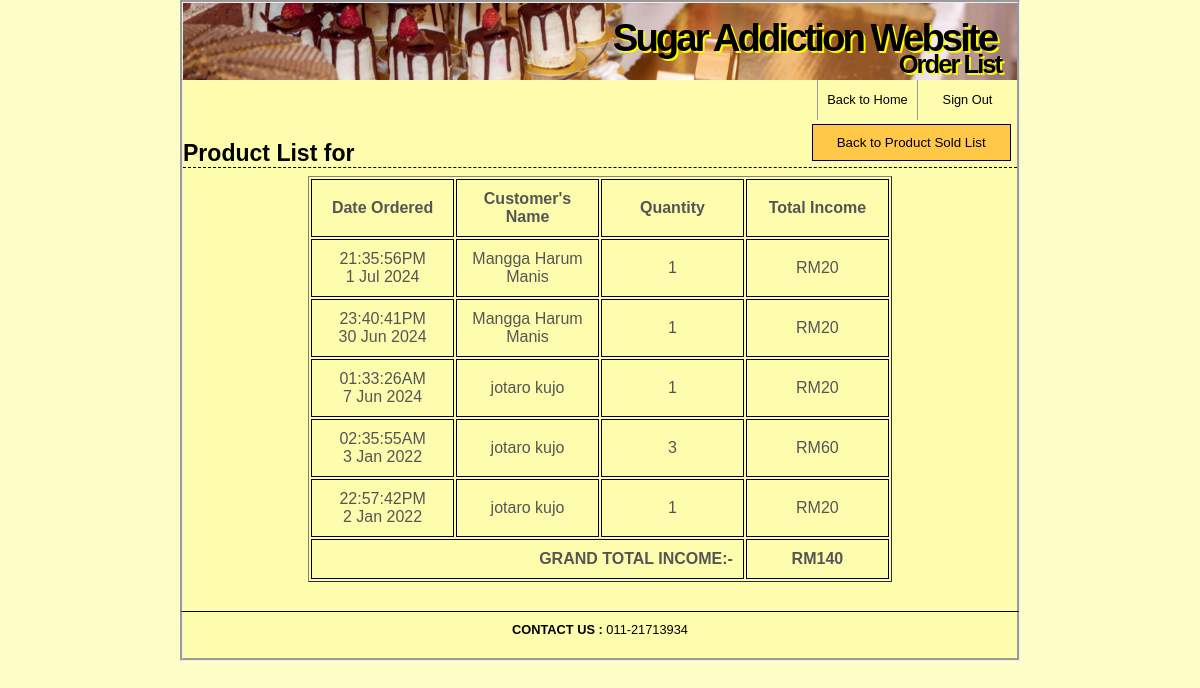
The page /orderPdetails.php?ProdID=6 (signed in) on the database its author committed.
### tables this page shows
CREATE TABLE `cust_order` (
  `OrderID` int(5) NOT NULL,
  `CustID` int(10) NOT NULL,
  `ProdID` int(10) NOT NULL,
  `AddID` int(11) DEFAULT NULL,
  `Quantity` int(10) NOT NULL,
  `pmessage` varchar(255) DEFAULT NULL,
  `datepd` date DEFAULT NULL,
  `Receipt` varchar(255) DEFAULT NULL,
  `StatusUpdate` varchar(255) DEFAULT NULL,
  `remarks` varchar(255) DEFAULT NULL,
  `Order_Date` datetime NOT NULL
);

CREATE TABLE `customer` (
  `CustID` int(5) NOT NULL,
  `CustName` varchar(20) NOT NULL,
  `Password` varchar(40) NOT NULL,
  `PhoneNum` varchar(40) NOT NULL,
  `dateofbirth` date DEFAULT NULL,
  `Address` varchar(100) NOT NULL,
  `Email` varchar(60) NOT NULL,
  `regs_date` datetime DEFAULT NULL,
  `OrderID` varchar(255) DEFAULT NULL
);

CREATE TABLE `product` (
  `ProductID` int(5) NOT NULL,
  `Name` varchar(100) NOT NULL,
  `Image` varchar(255) DEFAULT NULL,
  `Price` decimal(5,2) NOT NULL,
  `Size` varchar(255) DEFAULT NULL,
  `Description` varchar(255) DEFAULT NULL
);

### orderPdetails.php (the view, shortened to what this page needs)
<?php
include ('includes/header.php');
$ProdName = $_GET["ProdName"];
?>
<h1>Product List for <?php echo $ProdName ?></h1>
<div class="menu">
<div class="btn-group" style="float: right; margin:-4.1em 0.5em">
<button><a href="orders_ProductSold.php">Back to Product Sold List</a></button>
	</div>
	<table border="1">
		<tr>
			<th>Date Ordered</th>
			<th>Customer's Name</th>
			<th>Quantity</th>
			<th>Total Income</th>
		</tr>
		<?php
		require ('includes/constants.php');
		$ProdID = $_GET["ProdID"];
		$grandsum = 0;
		$q = "SELECT *, MONTHNAME(Order_Date) AS 'Month', YEAR(Order_Date) AS 'Year'
		FROM cust_order
		WHERE ProdID = '$ProdID' AND MONTH(Order_Date)
		ORDER BY Order_Date DESC";
		$r = @mysqli_query ($dbc,$q);
		if (!mysqli_num_rows($r) == 1) {
			echo '<tr><td colspan="4">No order from customer</td></tr>';
		} else {
		while ($data = mysqli_fetch_array($r)) {
			$c = $data['CustID'];
			$p = $data['ProdID'];
			$qC = "SELECT * FROM customer WHERE CustID = '$c'";
			$rC = @mysqli_query ($dbc,$qC);
			$dataC = mysqli_fetch_array($rC);
			$qP = "SELECT * FROM product WHERE ProductID = '$p'";
			$rP = @mysqli_query ($dbc,$qP);
			$dataP = mysqli_fetch_array($rP);
			$sumProd = $dataP['Price']*$data['Quantity'];
			echo "<tr><td>" . date("H:i:sA", strtotime($data['Order_Date'])) . "
			<br>" . date("j M Y", strtotime($data['Order_Date'])) . "</td>";
			echo '
				<td align="left">'.$dataC['CustName'].'</td>';
			if(mysqli_num_rows($rP) == 1) {
				echo '
				<td align="left">'.$data['Quantity'].'</td>
				<td align="left">RM'.$sumProd.'</td>';
			}
			$grandsum += $sumProd;
			echo '</tr>';
		}}
		echo '<td colspan=3 style="text-align:right"><b>GRAND TOTAL INCOME:- <b></td>
		<td><b>RM'.$grandsum.'</td>';
		?>
	</table>
</div>

### includes/style.css (style rules this page uses)
* { margin:0; padding:0; }
a { color:#000000; text-decoration:none; }
body { background:#FDFDC8; color:#555; font:0.8em Arial, Helvetica, "bitstream vera sans", sans-serif; }
#content h1 { border-bottom:1px dashed #000000; font-size:1.8em; padding:20px 0 0; color: black; }
.menu table { margin: 1% 15%; width: 70%; table-layout: fixed; }
#content .menu tr th { padding: 10px; border: 1px solid black; width: auto; text-align: center; }
#content .menu tr td { padding: 10px; border: 1px solid black; width: auto; text-align: center; }
.btn-group button { background-color: #FFC847; border: 1px solid black; padding: 10px 24px; cursor: pointer; float: center; position: relative; }
.btn-group:after { content: ""; clear: both; display: table; }
* { box-sizing: border-box; }
#footer { border-top:1px solid black; height:50px; margin:0 auto; padding:10px 0px; text-align:center; width:70vw; background-color: #FDFDAD; color: black; z-index: 2; position: relative; border-bottom: 3px groove; border-left: 3px groove; border-right: 3px groove; }

### rows shown on the page
cust_order: Order_Date "21:35:56PM", Order_Date "1 Jul 2024", CustID.CustName "Mangga Harum Manis", Quantity "1", Quantity.Price "20"
cust_order: Order_Date "23:40:41PM", Order_Date "30 Jun 2024", CustID.CustName "Mangga Harum Manis", Quantity "1", Quantity.Price "20"
cust_order: Order_Date "01:33:26AM", Order_Date "7 Jun 2024", CustID.CustName "jotaro kujo", Quantity "1", Quantity.Price "20"
cust_order: Order_Date "02:35:55AM", Order_Date "3 Jan 2022", CustID.CustName "jotaro kujo", Quantity "3", Quantity.Price "60"
cust_order: Order_Date "22:57:42PM", Order_Date "2 Jan 2022", CustID.CustName "jotaro kujo", Quantity "1", Quantity.Price "20"

### other values the page prints
$page_text "Order List"
$grandsum "140"
